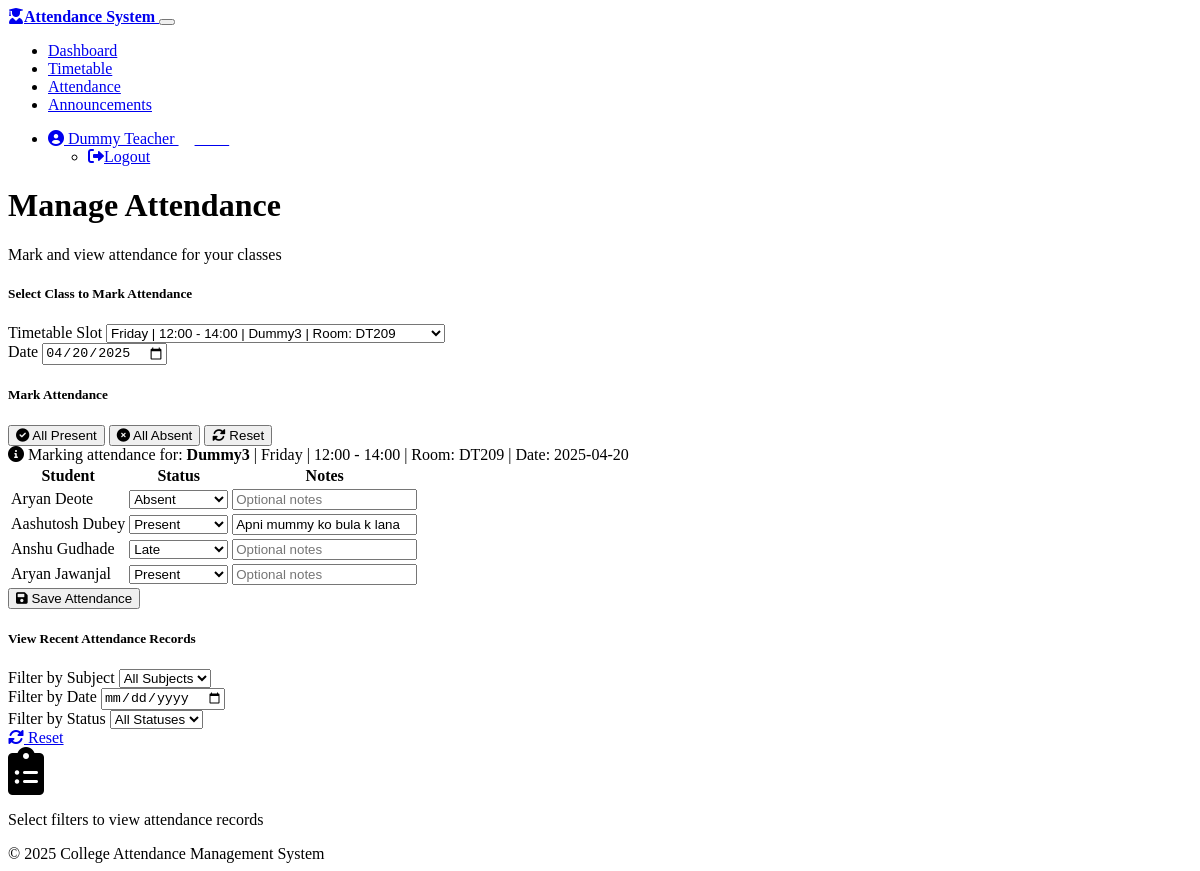
Screenshot of /teacher/attendance?slot_id=10&date=2025-04-20 (signed in) with the database file from the repository.
### models.py (models this page shows, shortened)
class Subject(db.Model):
    id = db.Column(db.Integer, primary_key=True)
    name = db.Column(db.String(100), nullable=False)
    code = db.Column(db.String(20), nullable=False, unique=True)
    description = db.Column(db.Text, nullable=True)
    teacher_id = db.Column(db.Integer, db.ForeignKey('user.id'), nullable=True)
    created_at = db.Column(db.DateTime, default=datetime.utcnow)
    updated_at = db.Column(db.DateTime, default=datetime.utcnow, onupdate=datetime.utcnow)
    timetable_slots = db.relationship('TimetableSlot', backref='subject', lazy=True)
    attendances = db.relationship('Attendance', backref='subject', lazy=True)
    announcements = db.relationship('Announcement', backref='subject', lazy=True)

class TimetableSlot(db.Model):
    id = db.Column(db.Integer, primary_key=True)
    day = db.Column(db.Enum(DayOfWeek), nullable=False)
    start_time = db.Column(db.Time, nullable=False)
    end_time = db.Column(db.Time, nullable=False)
    room = db.Column(db.String(50), nullable=True)
    subject_id = db.Column(db.Integer, db.ForeignKey('subject.id'), nullable=False)
    created_at = db.Column(db.DateTime, default=datetime.utcnow)
    updated_at = db.Column(db.DateTime, default=datetime.utcnow, onupdate=datetime.utcnow)
    attendances = db.relationship('Attendance', backref='timetable_slot', lazy=True)

class User(db.Model):
    id = db.Column(db.Integer, primary_key=True)
    email = db.Column(db.String(120), unique=True, nullable=False)
    password_hash = db.Column(db.String(256), nullable=False)
    first_name = db.Column(db.String(50), nullable=False)
    last_name = db.Column(db.String(50), nullable=False)
    role = db.Column(db.Enum(UserRole), nullable=False)
    created_at = db.Column(db.DateTime, default=datetime.utcnow)
    updated_at = db.Column(db.DateTime, default=datetime.utcnow, onupdate=datetime.utcnow)
    attendances = db.relationship('Attendance', backref='user', lazy=True, foreign_keys='Attendance.student_id')
    teachings = db.relationship('Subject', backref='teacher', lazy=True)
    announcements = db.relationship('Announcement', backref='creator', lazy=True)
    @property
    def full_name(self):
        return f"{self.first_name} {self.last_name}"

class Attendance(db.Model):
    id = db.Column(db.Integer, primary_key=True)
    date = db.Column(db.Date, nullable=False)
    status = db.Column(db.Enum(AttendanceStatus), nullable=False)
    notes = db.Column(db.Text, nullable=True)
    subject_id = db.Column(db.Integer, db.ForeignKey('subject.id'), nullable=False)
    student_id = db.Column(db.Integer, db.ForeignKey('user.id'), nullable=False)
    timetable_slot_id = db.Column(db.Integer, db.ForeignKey('timetable_slot.id'), nullable=False)
    marked_by_id = db.Column(db.Integer, db.ForeignKey('user.id'), nullable=False)
    created_at = db.Column(db.DateTime, default=datetime.utcnow)
    updated_at = db.Column(db.DateTime, default=datetime.utcnow, onupdate=datetime.utcnow)
    marked_by = db.relationship('User', foreign_keys=[marked_by_id])

### routes.py (the view, shortened to what this page needs)
    @app.route('/teacher/attendance', methods=['GET', 'POST'])
    @teacher_required()
    def teacher_attendance():
        user = get_current_user()
        teacher_subjects = Subject.query.filter_by(teacher_id=user.id).all()
        subject_ids = [subject.id for subject in teacher_subjects]
        timetable_slots = TimetableSlot.query.filter(
            TimetableSlot.subject_id.in_(subject_ids)
        ).order_by(TimetableSlot.day, TimetableSlot.start_time).all()
        subject_students = {}
        for subject in teacher_subjects:
            enrolled_students = db.session.query(User).join(
                student_subject, User.id == student_subject.c.student_id
            ).filter(student_subject.c.subject_id == subject.id).all()
            subject_students[subject.id] = enrolled_students
        selected_slot_id = request.args.get('slot_id')
        selected_date = request.args.get('date', datetime.now().strftime('%Y-%m-%d'))
        attendance_records = {}
        if selected_slot_id:
            selected_slot = TimetableSlot.query.get(selected_slot_id)
            if selected_slot and selected_slot.subject_id in subject_ids:
                selected_subject_id = selected_slot.subject_id
                students = subject_students.get(selected_subject_id, [])
                try:
                    attendance_date = datetime.strptime(selected_date, '%Y-%m-%d').date()
                    existing_records = Attendance.query.filter_by(
                        date=attendance_date,
                        timetable_slot_id=selected_slot_id
                    ).all()
                    for record in existing_records:
                        attendance_records[record.student_id] = record
                except ValueError:
                    flash('Invalid date format', 'danger')
        return render_template(
            'teacher/attendance.html',
            user=user,
            subjects=teacher_subjects,
            timetable_slots=timetable_slots,
            subject_students=subject_students,
            selected_slot_id=selected_slot_id,
            selected_date=selected_date,
            attendance_records=attendance_records,
            attendance_statuses=AttendanceStatus
        )

### routes.py (called while the page is built, shortened)
def teacher_required():
    def wrapper(fn):
        @wraps(fn)
        def decorator(*args, **kwargs):
            user_id = session.get('user_id')
            user_role = session.get('user_role')
            if user_id and user_role in [UserRole.ADMIN.value, UserRole.TEACHER.value]:
                return fn(*args, **kwargs)
        return decorator
    return wrapper

def get_current_user():
    user_id = session.get('user_id')
    if user_id:
        user = User.query.get(user_id)
        if user:
            return user

### templates/teacher/attendance.html (shortened to what this page needs)
{% extends "layout.html" %}
{% block content %}
<div class="row mb-4">
    <div class="col-12 d-flex justify-content-between align-items-center">
        <div>
            <h1 class="h3 mb-0">Manage Attendance</h1>
            <p class="text-muted">Mark and view attendance for your classes</p>
        </div>
    </div>
</div>
<div class="row mb-4">
    <div class="col-md-12">
        <div class="card">
            <div class="card-header bg-transparent">
                <h5 class="mb-0">Select Class to Mark Attendance</h5>
            </div>
            <div class="card-body">
                <form action="{{ url_for('teacher_attendance') }}" method="GET" class="row g-3">
                    <div class="col-md-4">
                        <label for="slot_id" class="form-label">Timetable Slot</label>
                        <select class="form-select" id="slot-select" name="slot_id" data-submit-on-change>
                            {% for slot in timetable_slots %}
                                <option value="{{ slot.id }}" {% if selected_slot_id|int == slot.id %}selected{% endif %}>
                                    {{ slot.day.value }} | {{ slot.start_time.strftime('%H:%M') }} - {{ slot.end_time.strftime('%H:%M') }} |
                                </option>
                            {% endfor %}
                        </select>
                    </div>
                    <div class="col-md-3">
                        <label for="attendance-date" class="form-label">Date</label>
                        <input type="date" class="form-control" id="attendance-date" name="date" value="{{ selected_date }}" data-submit-on-change>
                    </div>
                </form>
            </div>
        </div>
    </div>
</div>
{% if selected_slot_id %}
<div class="row">
    <div class="col-md-12">
        <div class="card">
            <div class="card-header bg-transparent d-flex justify-content-between align-items-center">
                <h5 class="mb-0">Mark Attendance</h5>
                <div>
                    <button type="button" id="mark-all-present" class="btn btn-sm btn-success me-1">
                        <i class="fas fa-check-circle me-1"></i> All Present
                    </button>
                    <button type="button" id="mark-all-absent" class="btn btn-sm btn-danger me-1">
                        <i class="fas fa-times-circle me-1"></i> All Absent
                    </button>
                    <button type="button" id="reset-all-statuses" class="btn btn-sm btn-secondary">
                        <i class="fas fa-sync-alt me-1"></i> Reset
                    </button>
                </div>
            </div>
            <div class="card-body">
                {% set timetable_slot = timetable_slots|selectattr('id', 'eq', selected_slot_id|int)|first %}
                {% if timetable_slot %}
                    {% set subject_id = timetable_slot.subject_id %}
                    {% set students = subject_students.get(subject_id, []) %}
                    {% if students %}
                        <form action="{{ url_for('teacher_attendance') }}" method="POST">
                            <div class="mb-3">
                                <div class="alert alert-info">
                                    <i class="fas fa-info-circle me-1"></i>
                                    Marking attendance for:
                                    <strong>{{ timetable_slot.subject.name }}</strong> |
                                    {{ timetable_slot.day.value }} |
                                    {{ timetable_slot.start_time.strftime('%H:%M') }} - {{ timetable_slot.end_time.strftime('%H:%M') }} |
                                    Room: {{ timetable_slot.room or 'N/A' }} |
                                    Date: {{ selected_date }}
                                </div>
                            </div>
                            <div class="table-responsive">
                                <table class="table table-hover">
                                    <thead class="table-dark">
                                        <tr>
                                            <th>Student</th>
                                            <th>Status</th>
                                            <th>Notes</th>
                                        </tr>
                                    </thead>
                                    <tbody>
                                        {% for student in students %}
                                            <tr>
                                                <td>
                                                    {{ student.full_name }}
                                                </td>
                                                <td>
                                                    {% set attendance_record = attendance_records.get(student.id) %}
                                                    <select class="form-select" name="statuses">
                                                        <option value="present" {% if attendance_record and attendance_record.status.value == 'present' %}selected{% endif %}>Present</option>
                                                        <option value="absent" {% if attendance_record and attendance_record.status.value == 'absent' %}selected{% endif %}>Absent</option>
                                                        <option value="late" {% if attendance_record and attendance_record.status.value == 'late' %}selected{% endif %}>Late</option>
                                                    </select>
                                                </td>
                                                <td>
                                                    <input type="text" class="form-control" name="notes" placeholder="Optional notes" value="{{ attendance_record.notes if attendance_record else '' }}">
                                                </td>
                                            </tr>
                                        {% endfor %}
                                    </tbody>
                                </table>
                            </div>
                            <div class="text-end mt-3">
                                <button type="submit" class="btn btn-primary">
                                    <i class="fas fa-save me-1"></i> Save Attendance
                                </button>
                            </div>
                        </form>
                    {% else %}
                        <div class="text-center py-4">
                            <i class="fas fa-user-graduate fa-3x text-muted mb-3"></i>
                            <p>No students are enrolled in this subject</p>
                        </div>
                    {% endif %}
                {% endif %}
            </div>
        </div>
    </div>
</div>
{% endif %}
<div class="row mt-4">
    <div class="col-md-12">
        <div class="card">
            <div class="card-header bg-transparent">
                <h5 class="mb-0">View Recent Attendance Records</h5>
            </div>
            <div class="card-body">
                <form action="{{ url_for('teacher_attendance') }}" method="GET" class="row g-3 mb-4">
                    <div class="col-md-4">
                        <label for="filter-subject" class="form-label">Filter by Subject</label>
                        <select class="form-select" id="filter-subject" name="filter_subject_id" data-submit-on-change>
                            <option value="">All Subjects</option>
                        </select>
                    </div>
                    <div class="col-md-3">
                        <label for="filter-date" class="form-label">Filter by Date</label>
                        <input type="date" class="form-control" id="filter-date" name="filter_date" value="{{ request.args.get('filter_date', '') }}" data-submit-on-change>
                    </div>
                    <div class="col-md-3">
                        <label for="filter-status" class="form-label">Filter by Status</label>
                        <select class="form-select" id="filter-status" name="filter_status" data-submit-on-change>
                            <option value="">All Statuses</option>
                        </select>
                    </div>
                    <div class="col-md-2 d-flex align-items-end">
                        <a href="{{ url_for('teacher_attendance') }}" class="btn btn-secondary w-100">
                            <i class="fas fa-sync-alt me-1"></i> Reset
                        </a>
                    </div>
                </form>
                <div id="attendance-records-container">
                    <div class="text-center py-4">
                        <i class="fas fa-clipboard-list fa-3x text-muted mb-3"></i>
                        <p>Select filters to view attendance records</p>
                    </div>
                </div>
            </div>
        </div>
    </div>
</div>
{% endblock %}

### static/css/custom.css (style rules this page uses)
.table-responsive { overflow-x: auto; -webkit-overflow-scrolling: touch; }

### rows the page displays
Subject: subject.name "Dummy3"
TimetableSlot: day.value "Friday", start_time "12:00", end_time "14:00", room "DT209"
User: full_name "Aryan Deote"
User: full_name "Aashutosh Dubey"
Attendance: notes "Apni mummy ko bula k lana"
User: full_name "Anshu Gudhade"
User: full_name "Aryan Jawanjal"

### other values shown
{{ session.get('user_name') }} "Dummy Teacher"
{{ session.get('user_role') }} "teacher"
{{ selected_date }} "2025-04-20"
{{ now.year }} "2025"
form field slot_id "Friday | 12:00 - 14:00 | Dummy3 | Room: DT209"
